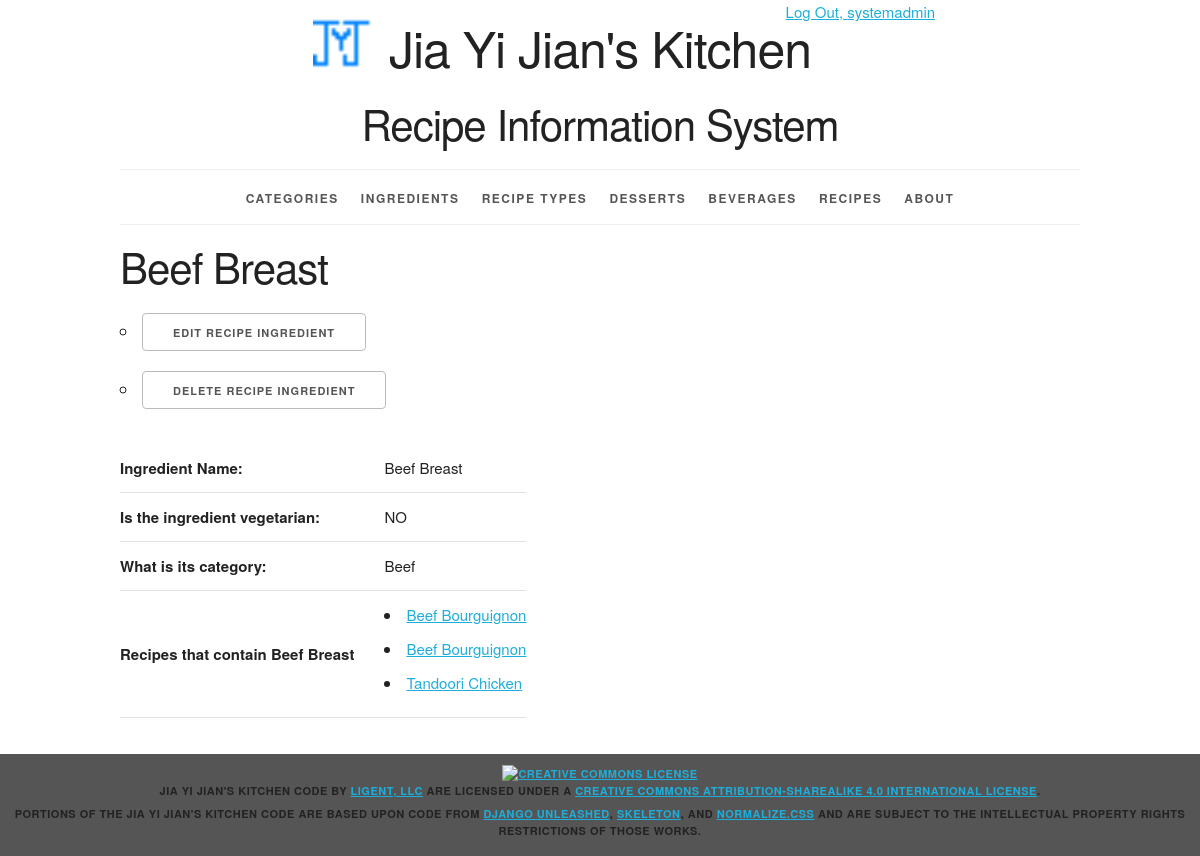
The app's page /ingredients/30/ (signed in) with its own data.
### recipeinfo/models.py (models this page shows, shortened)
class Ingredient(models.Model):
    ingredient_id = models.AutoField(primary_key=True)
    ingredient_name = models.CharField(max_length=45, unique=True)
    is_vegetarian = models.IntegerField()
    category = models.ForeignKey(Category, related_name='ingredients', on_delete=models.PROTECT)
    def get_update_url(self):
        return reverse('recipeinfo_ingredient_update_urlpattern', kwargs={'pk': self.pk})
    def get_delete_url(self):
        return reverse('recipeinfo_ingredient_delete_urlpattern',kwargs={'pk': self.pk})
    class Meta:
        ordering = ['ingredient_name']

class Category(models.Model):
    category_id = models.AutoField(primary_key=True)
    category_name = models.CharField(max_length=45, unique=True)
    def __str__(self):
        return '%s' % self.category_name
    class Meta:
        ordering = ['category_name']

class Recipe_Ingredient(models.Model):
    recipe_ingredient_id = models.AutoField(primary_key=True)
    ingredient = models.ForeignKey(Ingredient, related_name='recipe_ingredients', on_delete=models.PROTECT)
    recipe = models.ForeignKey(Recipe, related_name='recipe_ingredients', on_delete=models.PROTECT)

class Recipe(models.Model):
    recipe_id = models.AutoField(primary_key=True)
    recipe_name = models.CharField(max_length=45)
    recipe_type = models.ForeignKey(Recipe_Type, related_name='recipes', on_delete=models.PROTECT)
    beverage = models.ForeignKey(Beverage, related_name='recipes', on_delete=models.PROTECT)
    dessert = models.ForeignKey(Dessert, related_name='recipes', on_delete=models.PROTECT, null=True)
    def __str__(self):
        return '%s' % (self.recipe_name)
    def get_absolute_url(self):
        return reverse('recipeinfo_recipe_detail_urlpattern', kwargs={'pk': self.pk})
    class Meta:
        ordering = ['recipe_name']
        unique_together = (('recipe_type', 'recipe_name'))

### recipeinfo/views.py (the view)
class IngredientDetail(LoginRequiredMixin, PermissionRequiredMixin, View):
    permission_required = 'recipeinfo.view_ingredient'
    def get(self, request, pk):
        ingredient = get_object_or_404(Ingredient, pk=pk)
        recipe_ingredient_list = ingredient.recipe_ingredients.all()
        if ingredient.is_vegetarian == 0:
            is_vegetarian = 'NO'
        else:
            is_vegetarian = 'YES'
        return render(
            request,
            'recipeinfo/ingredient_detail.html',
            {'ingredient': ingredient, 'is_vegetarian': is_vegetarian, 'recipe_ingredient_list': recipe_ingredient_list}
        )

### recipeinfo/templates/recipeinfo/ingredient_detail.html (shortened to what this page needs)
{% extends 'recipeinfo/base.html' %}
{% block content %}
<h2>{{ ingredient.ingredient_name }}</h2>
    <ul>
    {% if perms.recipeinfo.change_ingredient %}
    <li><a href="{{ ingredient.get_update_url }}"
        class="button">Edit Recipe Ingredient</a></li>
        {% endif %}
    {% if perms.recipeinfo.delete_ingredient %}
    <li><a href="{{ ingredient.get_delete_url }}"
        class="button">Delete Recipe Ingredient</a></li>
    {% endif %}
    </ul>
<section>
    <table>
        <tr>
            <th>Ingredient Name:</th>
            <td>{{ ingredient.ingredient_name }}</td>
        </tr>
        <tr>
            <th>Is the ingredient vegetarian:</th>
            <td>{{ is_vegetarian }}</td>
        </tr>
        <tr>
            <th>What is its category:</th>
            <td>{{ ingredient.category }}</td>
        </tr>
            <th>Recipes that contain {{ ingredient.ingredient_name }}</th>
            <td>{% for ri in recipe_ingredient_list %}
        <li>
            <a href="{{ ri.recipe.get_absolute_url }}">{{ ri.recipe }}</a>
        </li>
        {% empty %}
        <li><em>The ingredient are currently not included in any recipes.</em></li>
        {% endfor %}</td>
    </table>
</section>
{% endblock %}

### recipeinfo/templates/recipeinfo/base.html (shortened to what this page needs)
{% load staticfiles %}
<!DOCTYPE html>
<html lang="en">
<head>
    <link rel="stylesheet" type="text/css"
          href="{% static 'recipeinfo/normalize.css' %}">
    <link rel="stylesheet" type="text/css"
          href="{% static 'recipeinfo/skeleton.css' %}">
    <link rel="stylesheet" type="text/css"
          href="{% static 'recipeinfo/style.css' %}">
</head>
<body>
<div class="container">
    <div class="offset-by-eight four columns">
        <ul class = "inline">
            {% if user.is_authenticated %}
                <li><a href="{% url 'logout_urlpattern' %}">
                    Log Out, {{ user.get_username }}</a></li>
                {% else %}
                <li><a href="{% url 'login_urlpattern' %}">
                    Log In</a></li>
            {% endif %}
        </ul>
    </div>
    <header class="row">
        <div class="offset-by-one ten columns">
            <h1 class="logo">Jia Yi Jian's Kitchen</h1>
            <h2>Recipe Information System</h2>
        </div>
    </header>
    <nav>
        <ul>
            {% if user.is_authenticated %}
            <li>
                <a href="{% url 'recipeinfo_category_list_urlpattern' %}">
                    Categories</a></li>
            <li>
                <a href="{% url 'recipeinfo_ingredient_list_urlpattern' %}">
                    Ingredients</a></li>
            <li>
                <a href="{% url 'recipeinfo_recipe_type_list_urlpattern' %}">
                    Recipe Types</a></li>
            <li>
                <a href="{% url 'recipeinfo_dessert_list_urlpattern' %}">
                    Desserts</a></li>
            <li>
                <a href="{% url 'recipeinfo_beverage_list_urlpattern' %}">
                    Beverages</a></li>
            <li>
                <a href="{% url 'recipeinfo_recipe_list_urlpattern' %}">
                    Recipes</a></li>
            {% endif %}
            <li>
                <a href="{% url 'about_urlpattern' %}">
                    About</a></li>
        </ul>
    </nav>
    <main>
        {% block content %}{% endblock %}
    </main>
</div>
<footer>
    <p>
        <a rel="license" href="http://creativecommons.org/licenses/by-sa/4.0/">
            <img alt="Creative Commons License" style="border-width:0"
                 src="https://i.creativecommons.org/l/by-sa/4.0/88x31.png"/>
        </a><br/><span property="dct:title">Jia Yi Jian's Kitchen Code</span>
        by
        <a href="https://www.ligent.net" property="cc:attributionName"
           rel="cc:attributionURL">Ligent, LLC</a> are licensed under a
        <a rel="license" href="http://creativecommons.org/licenses/by-sa/4.0/">Creative Commons Attribution-ShareAlike
            4.0 International License</a>.
    </p>
    <p>Portions of the Jia Yi Jian's Kitchen code are based upon code from
        <a href="https://django-unleashed.com">Django Unleashed</a>,
        <a href="http://getskeleton.com/">Skeleton</a>, and
        <a href="https://necolas.github.io/normalize.css/">Normalize.css</a> and
        are subject to the intellectual property rights restrictions of those works.
    </p>
</footer>
</body>
</html>

### recipeinfo/static/recipeinfo/skeleton.css (style rules this page uses)
.container { position: relative; width: 100%; max-width: 960px; margin: 0 auto; padding: 0 20px; box-sizing: border-box; }
.column, .columns { width: 100%; float: left; box-sizing: border-box; }
@media (min-width: 400px) { .container { width: 85%; padding: 0; } }
@media (min-width: 550px) { .container { width: 80%; } }
@media (min-width: 550px) { .column, .columns { margin-left: 4%; } }
@media (min-width: 550px) { .column:first-child, .columns:first-child { margin-left: 0; } }
@media (min-width: 550px) { .four.columns { width: 30.6666666667%; } }
@media (min-width: 550px) { .ten.columns { width: 82.6666666667%; } }
@media (min-width: 550px) { .offset-by-one.column, .offset-by-one.columns { margin-left: 8.66666666667%; } }
@media (min-width: 550px) { .offset-by-eight.column, .offset-by-eight.columns { margin-left: 69.3333333333%; } }
html { font-size: 62.5%; }
body { font-size: 1.5em; line-height: 1.6; font-weight: 400; font-family: "Raleway", "HelveticaNeue", "Helvetica Neue", Helvetica, Arial, sans-serif; color: #222; }
h1, h2, h3, h4, h5, h6 { margin-top: 0; margin-bottom: 2rem; font-weight: 300; }
h1 { font-size: 4.0rem; line-height: 1.2; letter-spacing: -.1rem; }
h2 { font-size: 3.6rem; line-height: 1.25; letter-spacing: -.1rem; }
@media (min-width: 550px) { h1 { font-size: 5.0rem; } }
@media (min-width: 550px) { h2 { font-size: 4.2rem; } }
p { margin-top: 0; }
a { color: #1EAEDB; }
.button, button, input[type="submit"], input[type="reset"], input[type="button"] { display: inline-block; height: 38px; padding: 0 30px; color: #555; text-align: center; font-size: 11px; font-weight: 600; line-height: 38px; letter-spacing: .1rem; text-transform: uppercase; text-decoration: none; white-space: nowrap; background-color: transparent; border-radius: 4px; border: 1px solid #bbb; cursor: pointer; box-sizing: border-box; }
ul { list-style: circle inside; }
ol, ul { padding-left: 0; margin-top: 0; }
li { margin-bottom: 1rem; }
th, td { padding: 12px 15px; text-align: left; border-bottom: 1px solid #E1E1E1; }
th:first-child, td:first-child { padding-left: 0; }
th:last-child, td:last-child { padding-right: 0; }
button, .button { margin-bottom: 1rem; }
pre, blockquote, dl, figure, table, p, ul, ol, form { margin-bottom: 2.5rem; }
.container:after, .row:after, .u-cf { content: ""; display: table; clear: both; }

### recipeinfo/static/recipeinfo/style.css (style rules this page uses)
html { height: 100%; background-color: #555; }
body { background-color: white; }
body>div>header { text-align: center;; }
header h1 { display: inline-block; font-weight: normal; font-style: normal; width: 100%; margin-top: 0; padding-top: 0; }
.logo { padding-top: 50px; background-image: url("recipeinfo_logo.ico"); background-size: 50px; background-repeat: no-repeat; background-position: top; }
@media (min-width: 750px) { .logo { padding-top: 0; background-size: contain; background-position: 0% 0%; } }
@media (min-width: 1000px) { .logo { background-position: 10% 0%; } }
@media (min-width: 1200px) { .logo { background-position: 15% 0%; } }
nav { border-top: 1px solid #eee; width: 100%; border-bottom: 1px solid #eee; margin: 0 0 1em; padding: 0; }
nav ul { margin: 0; padding: 1em 0; list-style-type: none; text-align: center; }
nav ul li { display: inline; padding: 0; margin: 0 0.25em; font-weight: 600; text-transform: uppercase; text-align: center; font-size: 1rem; letter-spacing: .10rem; }
@media (min-width: 400px) { nav ul li { letter-spacing: .15rem; font-size: 1.2rem; margin: 0 0.5em; } }
@media (min-width: 550px) { nav ul li { margin: 0 0.75em; } }
nav ul li a { color: #555; text-decoration: none; background-color: transparent; cursor: pointer; }
.inline { list-style-type: none; padding: 0; margin: 0 0 -0.5em; }
.inline li { display: inline; }
body>footer { width: 100%; background-color: #555; font-size: 1.1rem; letter-spacing: .05rem; font-weight: 600; text-transform: uppercase; text-align: center; padding: 1em 0; margin: 1em 0; }
body>footer p { margin-bottom: 0.5rem; }

### records on screen
Ingredient: ingredient_name "Beef Breast", category "Beef"
Recipe_Ingredient: recipe "Beef Bourguignon"
Recipe_Ingredient: recipe "Beef Bourguignon"
Recipe_Ingredient: recipe "Tandoori Chicken"

### other values on screen
{{ user.get_username }} "systemadmin"
{{ is_vegetarian }} "NO"
